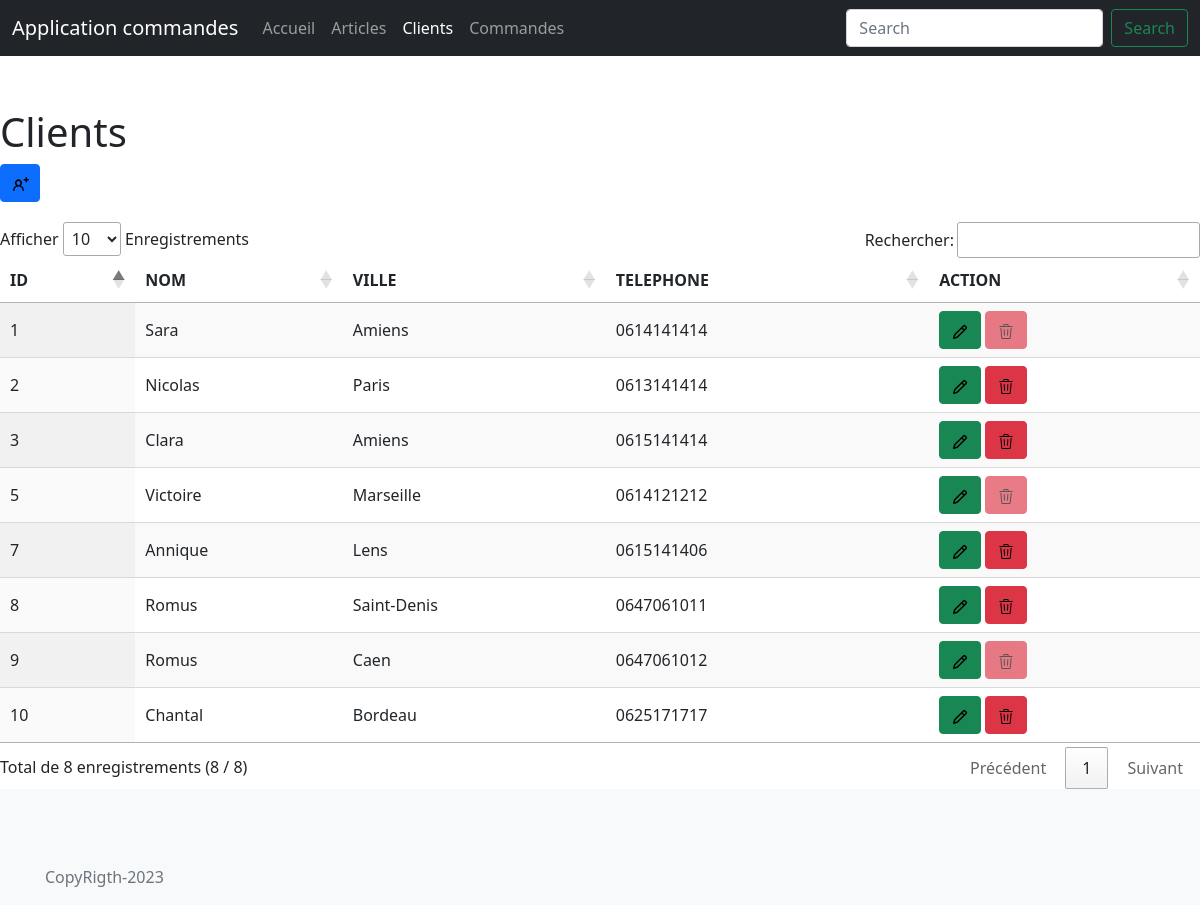
/clients.php, run on the app's committed database.
### tables this page shows
CREATE TABLE IF NOT EXISTS `client` (
  `idclient` int NOT NULL AUTO_INCREMENT,
  `nom` varchar(20) NOT NULL,
  `ville` varchar(30) NOT NULL,
  `telephone` varchar(20) NOT NULL,
  PRIMARY KEY (`idclient`)
);

### clients.php (the view, shortened to what this page needs)
<?php
include_once("header.php");
include_once("main.php");
$count=0;
$list=[];
$query="SELECT idclient FROM client WHERE idclient IN(SELECT idclient FROM commande WHERE commande.idclient=client.idclient)";
$pdostmt=$pdo->prepare($query);
$pdostmt->execute();
foreach(($pdostmt->fetchAll(PDO::FETCH_NUM)) as $tabvalues){
    foreach($tabvalues as $tabelements){
        $list[]=$tabelements;
    }
}
?>
    <h1 class="mt-5">Clients</h1>
    <a href="addclient.php" class="btn btn-primary" style="width:40px; float:right; margin-bottom:20px;">
    </a>
    <?php
    $query="SELECT * FROM client";
    $pdostmt=$pdo->prepare($query);
    $pdostmt ->execute();
    ?>
    <table id="datatable" class="display">
    <thead>
        <tr>
            <th>ID</th>
            <th>NOM</th>
            <th>VILLE</th>
            <th>TELEPHONE</th>
            <th>ACTION</th>
        </tr>
    </thead>
    <tbody>
        <?php while($ligne=$pdostmt->fetch(PDO::FETCH_ASSOC)):
            $count++;
            ?>
        <tr>
            <td><?php echo $ligne["idclient"]; ?></td>
            <td><?php echo $ligne["nom"]; ?></td>
            <td><?php echo $ligne["ville"]; ?></td>
            <td><?php echo $ligne["telephone"]; ?></td>
            <td>
            <a href="modifclient.php?id=<?php echo $ligne["idclient"]?>" class="btn btn-success">
            </a>
            <button type="button" class="btn btn-danger" data-bs-toggle="modal"  <?php if(in_array($ligne["idclient"],$list)){echo "disabled";}?>
             data-bs-target="#deleteModal<?php echo $count ?>">
            </button>
            </td>
        </tr>
        <?php endwhile; ?>
    </tbody>
</table>
<?php
include_once("footer.php")
?>

### data on the page
client: idclient "1", nom "Sara", ville "Amiens", telephone "0614141414"
client: idclient "2", nom "Nicolas", ville "Paris", telephone "0613141414"
client: idclient "3", nom "Clara", ville "Amiens", telephone "0615141414"
client: idclient "5", nom "Victoire", ville "Marseille", telephone "0614121212"
client: idclient "7", nom "Annique", ville "Lens", telephone "0615141406"
client: idclient "8", nom "Romus", ville "Saint-Denis", telephone "0647061011"
client: idclient "9", nom "Romus", ville "Caen", telephone "0647061012"
client: idclient "10", nom "Chantal", ville "Bordeau", telephone "0625171717"
